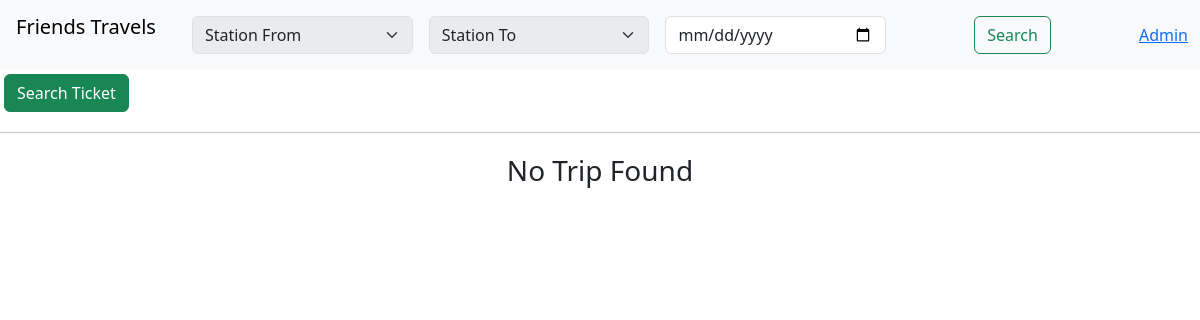
Page /agents/index.php on the earlier database version.
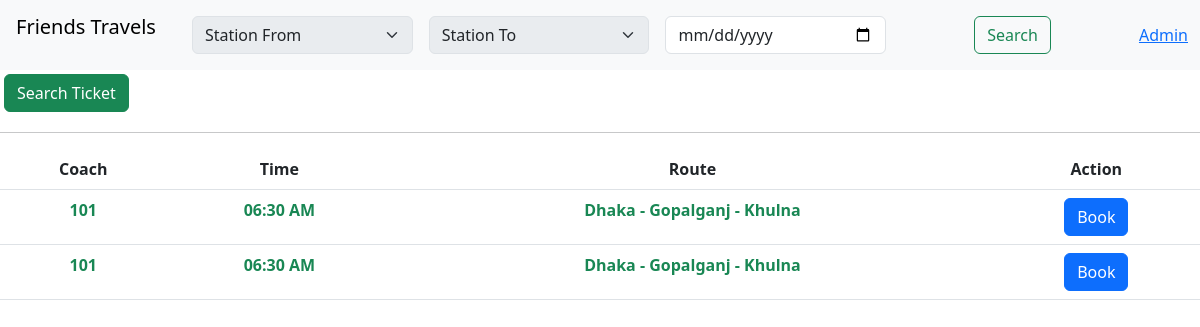
Same page on the later database version.
### tables this page shows
CREATE TABLE `trip_status` (
  `s_no` int(255) NOT NULL,
  `id` varchar(255) NOT NULL,
  `coach_no` varchar(60) NOT NULL,
  `status` int(1) NOT NULL DEFAULT 1,
  `date` varchar(60) NOT NULL,
  `time` varchar(60) NOT NULL,
  `route` varchar(255) NOT NULL,
  `station` text NOT NULL,
  `A1` int(1) NOT NULL DEFAULT 0,
  `A2` int(1) NOT NULL DEFAULT 0,
  `A3` int(1) NOT NULL DEFAULT 0,
  `A4` int(1) NOT NULL DEFAULT 0,
  `B1` int(1) NOT NULL DEFAULT 0,
  `B2` int(1) NOT NULL DEFAULT 0,
  `B3` int(1) NOT NULL DEFAULT 0,
  `B4` int(1) NOT NULL DEFAULT 0,
  `C1` int(1) NOT NULL DEFAULT 0,
  `C2` int(1) NOT NULL DEFAULT 0,
  `C3` int(1) NOT NULL DEFAULT 0,
  `C4` int(1) NOT NULL DEFAULT 0,
  `D1` int(1) NOT NULL DEFAULT 0,
  `D2` int(1) NOT NULL DEFAULT 0,
  `d3` int(1) NOT NULL DEFAULT 0,
  `d4` int(1) NOT NULL DEFAULT 0,
  `e1` int(1) NOT NULL DEFAULT 0,
  `e2` int(1) NOT NULL DEFAULT 0,
  `e3` int(1) NOT NULL DEFAULT 0,
  `e4` int(1) NOT NULL DEFAULT 0,
  `f1` int(1) NOT NULL DEFAULT 0,
  `f2` int(1) NOT NULL DEFAULT 0,
  `f3` int(1) NOT NULL DEFAULT 0,
  `f4` int(1) NOT NULL DEFAULT 0,
  `g1` int(1) NOT NULL DEFAULT 0,
  `g2` int(1) NOT NULL DEFAULT 0,
  `g3` int(1) NOT NULL DEFAULT 0,
  `g4` int(1) NOT NULL DEFAULT 0,
  `h1` int(1) NOT NULL DEFAULT 0,
  `h2` int(1) NOT NULL DEFAULT 0,
  `h3` int(1) NOT NULL DEFAULT 0,
  `h4` int(1) NOT NULL DEFAULT 0,
  `i1` int(1) NOT NULL DEFAULT 0,
  `i2` int(1) NOT NULL DEFAULT 0,
  `i3` int(1) NOT NULL DEFAULT 0,
  `i4` int(1) NOT NULL DEFAULT 0,
  `j1` int(1) NOT NULL DEFAULT 0,
  `j2` int(1) NOT NULL DEFAULT 0,
  `j3` int(1) NOT NULL DEFAULT 0,
  `j4` int(1) NOT NULL DEFAULT 0,
  `j5` int(1) NOT NULL DEFAULT 0
);

### agents/index.php (the view, shortened to what this page needs)
<?php
require_once '../inc/conn.php';
?>
<!doctype html>
<html lang="en">
<head>
    <link href="https://cdn.jsdelivr.net/npm/bootstrap@5.3.0-alpha3/dist/css/bootstrap.min.css" rel="stylesheet"
>
    <link rel="stylesheet" href="style.css">
</head>
<body>
    <nav class="navbar navbar-expand-lg bg-body-tertiary">
        <div class="container-fluid">
            <p class="navbar-brand p-1">Friends Travels</p>
            <div class="collapse navbar-collapse" id="navbarNav">
                <div class="container overflow-hidden text-center">
                    <form class="row gx-2" action="" method="post">
                        <div class="col">
                            <div class="p-1">
                                <select class="form-select mr-4" disabled aria-label="Default select example">
                                    <option selected>Station From</option>
                                </select>
                            </div>
                        </div>
                        <div class="col">
                            <div class="p-1">
                                <select class="form-select mr-4" disabled aria-label="Default select example">
                                    <option selected>Station To</option>
                                </select>
                            </div>
                        </div>
                        <div class="col">
                            <div class="p-1">
                                <input class="form-control" name="date" type="date" />
                            </div>
                        </div>
                        <div class="col">
                            <div class="p-1">
                                <button type="submit" class="btn btn-outline-success">Search</button>
                            </div>
                        </div>
                    </form>
                </div>
                <div class="d-flex">
                    <a href="../admin/">Admin</a>
                </div>
            </div>
        </div>
    </nav>
    <div class="">
        <div class="row">
            <div class="col">
                <div class="p-1">
                    <a href="search_tickets.php" class="btn btn-success">Search Ticket</a>
                </div>
            </div>
        </div>
    </div>
    <hr>
    <div class="">
        <?php
        if ($_SERVER['REQUEST_METHOD'] == 'POST') {
            $date = $_POST['date'];
        }
        else {
            $date = date( 'Y-m-d' );
        }
        $sql = "SELECT * FROM `trip_status` WHERE date = '$date' ORDER BY STR_TO_DATE(time, '%h:%i %p')";
        $result = mysqli_query( $con, $sql );
        if (mysqli_num_rows( $result ) > 0) {
            echo '
            <table class="table table-hover text-center">
                <thead>
                    <tr>
                        <th scope="col">Coach</th>
                        <th scope="col">Time</th>
                        <th scope="col">Route</th>
                        <th scope="col">Action</th>
                    </tr>
                </thead>
            <tbody>';
            while ($row = mysqli_fetch_assoc( $result )) {
                echo '
                    <tr>
                        <td class="text-success fw-bold">' . $row['coach_no'] . '</td>
                        <td class="text-success fw-bold">' . $row['time'] . '</td>
                        <td class="text-success fw-bold">' . $row['route'] . '</td>
                        <td>';
                if ($row['status'] == 1) {
                    echo '<button type="button" class="btn btn-primary" data-bs-toggle="modal" data-bs-target="#exampleModal" data-id="' . $row['id'] . '">Book</button>';
                }
                else {
                    echo '<button type="button" class="btn btn-danger" disabled>Book</button>';
                }
                echo '</td></tr>';
            }
            echo '</tbody></table>';
        }
        else {
            echo '<p class="text-center fs-3">No Trip Found</p>';
        }
        ?>
    </div>
</body>
</html>

Differences in the rows shown:
added trip_status: coach_no "101", time "06:30 AM", route "Dhaka - Gopalganj - Khulna"
added trip_status: coach_no "101", time "06:30 AM", route "Dhaka - Gopalganj - Khulna"
Other differences:
text no longer shown: "No Trip Found"
text now shown: "Coach Time Route Action"
